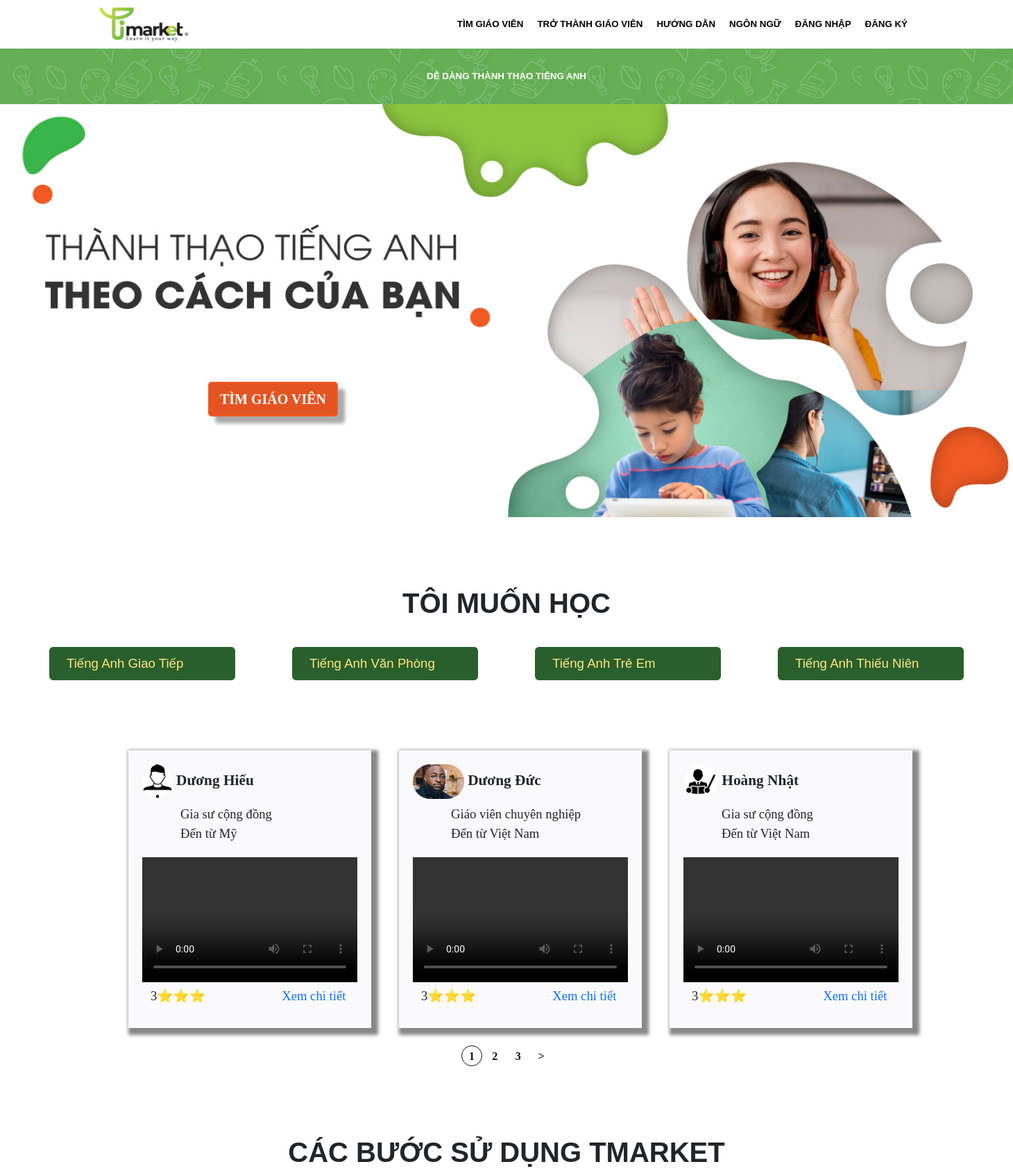
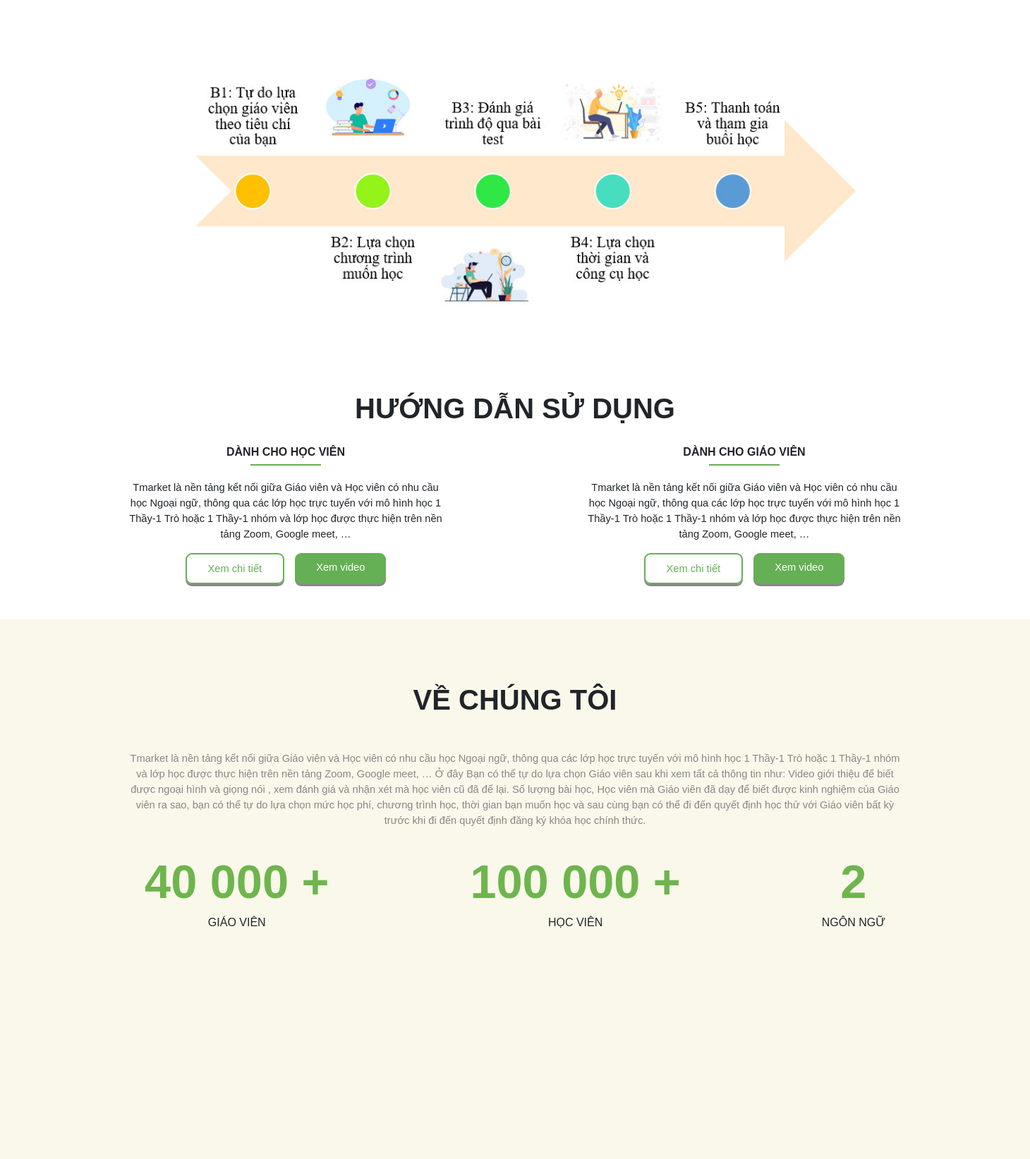
The app's page /user/index.php (upper part) with its own data (2 pictures, top to bottom).
### tables this page shows
CREATE TABLE `giaovien` (
  `id` int(11) NOT NULL,
  `hoten` varchar(100) NOT NULL,
  `email` varchar(100) NOT NULL,
  `sodienthoai` int(11) NOT NULL,
  `theloaigiaovien` int(11) NOT NULL,
  `quocgia` varchar(10) NOT NULL,
  `gioitinh` int(11) NOT NULL,
  `vitien` int(11) NOT NULL,
  `diachi` varchar(255) NOT NULL,
  `timezone` varchar(10) NOT NULL,
  `idcongcudayhoc` int(11) NOT NULL,
  `linkdayhoc` varchar(255) NOT NULL,
  `gioithieubanthan1` text NOT NULL,
  `gioithieubanthan2` text NOT NULL,
  `gioithieubanthan3` text NOT NULL,
  `imgprofile` varchar(255) NOT NULL,
  `taikhoan` int(11) NOT NULL,
  `video` varchar(100) NOT NULL,
  `idcard1` varchar(100) NOT NULL,
  `idcard2` varchar(100) NOT NULL,
  `chungchi1` varchar(100) NOT NULL,
  `chungchi2` varchar(100) NOT NULL,
  `congcu1` varchar(100) NOT NULL,
  `congcu2` varchar(100) NOT NULL,
  `congcu3` varchar(100) NOT NULL,
  `congcu4` varchar(100) NOT NULL
);

CREATE TABLE `theloaigiaovien` (
  `id` int(11) NOT NULL,
  `tentheloai` varchar(255) NOT NULL
);

CREATE TABLE `quocgia` (
  `id` varchar(10) NOT NULL,
  `quocgia` varchar(100) NOT NULL
);

### user/index.php (the view, shortened to what this page needs)
<?php
	include("connect.php");
	$pageSize=3;
	$pageNum = 1;
	$startRow = ($pageNum-1) * $pageSize;
	$sql = "SELECT giaovien.* ,theloaigiaovien.tentheloai as tentl ,quocgia.quocgia as tenqg
                FROM giaovien,theloaigiaovien,quocgia
                WHERE giaovien.theloaigiaovien = theloaigiaovien.id
                and giaovien.quocgia = quocgia.id LIMIT $startRow,$pageSize";
	$data = $conn->query($sql);
	$sql = "SELECT COUNT(*) FROM theloaikhoahoc";
	$kq = $conn->query($sql);
	$r = $kq->fetch();
	$tongSoRecord = $r[0];
	$tongSoTrang = ceil($tongSoRecord/$pageSize);
	$from = $pageNum-2; if($from < 1){ $from=1;}
	$to = $pageNum+2; if($to>$tongSoTrang){ $to=$tongSoTrang;}
	$pageNext = $pageNum+1;
?>
<!DOCTYPE html>
<html>
<head>
    <link rel="stylesheet" href="https://cdnjs.cloudflare.com/ajax/libs/font-awesome/5.13.0/css/all.min.css">
 	<link rel="stylesheet" href="https://stackpath.bootstrapcdn.com/font-awesome/4.7.0/css/font-awesome.min.css">
	<link rel="stylesheet" type="text/css" href="css/bootstrap.min.css">
    <link rel="stylesheet" type="text/css" href="style/index.css">
    <link rel="stylesheet" type="text/css" href="style/header.css">
    <link rel="stylesheet" type="text/css" href="style/footer.css">
</head>
<body>
	<header>
		<div class="menu container">
            <a class="logo" href="index.php">
                <img class="logo-market" src="img/logo-market.png">
            </a>
            <ul class="nav">
                <li class="nav-item"><a class="nav-link" href="timgiaovien.php">Tìm giáo viên</a></li>
                <li class="nav-item"><a class="nav-link" href="trothanhgiaovien.php">Trở thành giáo viên</a></li>
                <li class="nav-item"><a class="nav-link" href="#">Hướng dẫn</a>
                </li>
                <li class="nav-item"><a class="nav-link" href="#">Ngôn ngữ</a>
                </li>
                <li class="nav-item"><a class="nav-link" href="dangnhap.php">Đăng nhập</a></li>
                <li class="nav-item"><a class="nav-link" href="dangky.php">Đăng ký</a></li>
            </ul>
        </div>
	</header>
	<div id="content">
		<div class="slogan">
			<label >Dễ dàng thành thạo tiếng anh</label>
		</div>
		<div class="timgv">
			<a href="timgiaovien.php">
				<input type="submit" name="" value="Tìm giáo viên">
			</a>
			<img src="img/anh banner.jpg">
		</div>
		<div class="muonhoc">
			<h1>TÔI MUỐN HỌC</h1>
			<ul class="nav">
				<li class="nav-item">
					<a class="nav-link" href="#">Tiếng Anh Giao Tiếp</a>
				</li>
				<li class="nav-item">
					<a class="nav-link" href="#">Tiếng Anh Văn Phòng</a>
				</li>
				<li class="nav-item">
					<a class="nav-link" href="#">Tiếng Anh Trẻ Em</a>
				</li>
				<li class="nav-item">
					<a class="nav-link" href="#">Tiếng Anh Thiếu Niên</a>
				</li>
			</ul>
		</div>
		<div class ="dsgv">
			<div class="gv">
				<?php foreach ($data as $row): ?>
					<div class="giaovien">
						<h6><img src="../teacher/<?php echo $row['imgprofile']?>">           <?php echo $row['hoten']?></h6>
						<h7><?php echo $row['tentl']?></h7>
						<br>
						<h7>Đến từ <?php echo $row['tenqg']?></h7>
						<br>
						<video width="330" height="200" controls>
						  <source src="../teacher/<?php echo $row['video']?>" type="video/mp4">
						</video>
						<ul>
							<li class="cot1">3⭐⭐⭐</li>
							<li class="cot2"><a href="dangnhap.php">Xem chi tiết</a></li>
						</ul>
					</div>
				<?php endforeach ?>
			</div>
			<div class="product__pagination">
				<?php for($i=$from;$i<=$to;$i++){?>
					<?php if($i==$pageNum){?>
						<a class="active" href="index.php?pageNum=<?php echo $i?>"><?php echo $i?></a>
					<?php } else {?>
						<a href="index.php?pageNum=<?php echo $i?>"><?php echo $i?></a>
	        		<?php }?>
	        	<?php }?>
	        	<?php if($pageNum<$tongSoTrang){?>
					<a href="index.php?pageNum=<?php echo $pageNext?>"> > </a>
				<?php }?>
	        </div>
		</div>
		<div class="cacbuocsd">
			<h1>CÁC BƯỚC SỬ DỤNG TMARKET</h1>
			<img src="img/hdsd.jpg">
		</div>
		<div class="huongdansd">
			<h1>HƯỚNG DẪN SỬ DỤNG</h1>
			<div class="danhcho">
				<div class="hocvien">
					<h6>DÀNH CHO HỌC VIÊN</h6>
					<div class="vien"></div>
					<p>Tmarket là nền tảng kết nối giữa Giáo viên và Học viên có nhu cầu học Ngoại ngữ, thông qua các lớp học trực tuyến với mô hình học 1 Thầy-1 Trò hoặc 1 Thầy-1 nhóm và lớp học được thực hiện trên nền tảng Zoom, Google meet, …</p>
					<div class="nut">
						<a class="ct" href="huongdanwithhv.php">Xem chi tiết</a>
						<a class="vd" href="#">Xem video</a>
					</div>
				</div>
				<div class="giaovien">
					<h6>DÀNH CHO GIÁO VIÊN</h6>
					<div class="vien"></div>
					<p>Tmarket là nền tảng kết nối giữa Giáo viên và Học viên có nhu cầu học Ngoại ngữ, thông qua các lớp học trực tuyến với mô hình học 1 Thầy-1 Trò hoặc 1 Thầy-1 nhóm và lớp học được thực hiện trên nền tảng Zoom, Google meet, …</p>
					<div class="nut">
						<a class="ct" href="huongdanwithgv.php">Xem chi tiết</a>
						<a class="vd" href="#">Xem video</a>
					</div>
				</div>
			</div>
		</div>
		<div class="vechungtoi">
			<h1>VỀ CHÚNG TÔI</h1>
			<p>Tmarket là nền tảng kết nối giữa Giáo viên và Học viên có nhu cầu học Ngoại ngữ, thông qua các lớp học trực tuyến với mô hình học 1 Thầy-1 Trò hoặc 1 Thầy-1 nhóm và lớp học được thực hiện trên nền tảng Zoom, Google meet, … Ở đây Bạn có thể tự do lựa chọn Giáo viên sau khi xem tất cả thông tin như: Video giới thiệu để biết được ngoại hình và giọng nói , xem đánh giá và nhận xét mà học viên cũ đã để lại. Số lượng bài học, Học viên mà Giáo viên đã dạy để biết được kinh nghiệm của Giáo viên ra sao, bạn có thể tự do lựa chọn mức học phí, chương trình học, thời gian bạn muốn học và sau cùng bạn có thể đi đến quyết định học thử với Giáo viên bất kỳ trước khi đi đến quyết định đăng ký khóa học chính thức.</p>
			<div class="soluong">
				<div class="cot">
					<h2>40 000 +</h2>
					<h6>GIÁO VIÊN</h6>
				</div>
				<div class="cot">
					<h2>100 000 +</h2>
					<h6>HỌC VIÊN</h6>
				</div>
				<div class="cot">
					<h2>2</h2>
					<h6>NGÔN NGỮ</h6>
				</div>
			</div>
		</div>
		<div class="baihoctgv">
		</div>
	</div>
</body>
</html>

### user/style/index.css (style rules this page uses)
* { padding: 0; margin: 0; }
a { text-decoration: none; }
body { font-family:sans-serif; font-size: 10pt; }
header { top: 0; left: 0; width: 100%; border-bottom: 1px solid #65af54; padding: 10px 0px; background: white; }
.slogan { background-image: url(../img/Group71.png); height: 80px; display: flex; align-items: center; justify-content: center; }
.slogan label { color:white; text-transform: uppercase; font-weight: bold; }
#content .timgv img { width: 100%; height: 595px; }
.timgv input { font-family: "Lexend" !important; position: absolute; text-transform: uppercase; font-weight: bold; width: auto; font-size: 15pt; padding: 5px 15px; height: 50px; margin-top: 400px; margin-left: 300px; background-color: #e45422; color:white; border: 2px solid #f15a25; border-radius: 5px; box-shadow: 10px 10px 5px #aaaaaa; }
.muonhoc { padding: 100px 0px; }
.muonhoc h1 { display: flex; justify-content: center; font-weight: bold; }
.muonhoc ul { display: flex; justify-content: center; }
.muonhoc .nav-item { background-color: #295F2D; margin: 30px 40px 0px 40px; width: 270px; border: 1px solid white; border-radius: 7px; }
.muonhoc .nav-link { font-size: 14pt; padding: 10px 25px; color: #FFE67C; }
.cacbuocsd h1 { display: flex; justify-content: center; font-weight: bold; }
.cacbuocsd img { display: block; margin-left: auto; margin-right: auto; height: 500px; width: 1000px; }
.dsgv .gv .giaovien { background-color: #fafafc; box-shadow: 5px 5px 5px 5px #888888; width: 350px; height: 400px; }
.dsgv .gv .giaovien h6, .dsgv .gv .giaovien h7, .dsgv .gv .giaovien video { padding-top: 20px; padding-left: 20px; }
.dsgv .gv { display: flex; justify-content: center; }
.dsgv .gv .giaovien { margin-left: 40px; }
.dsgv { font-family: "Lexend" !important; }
.dsgv ul { display: flex; }
.dsgv ul .cot2 { margin-left: 110px; }
.dsgv img { border-radius: 30px; }
.dsgv h7 { margin-left: 55px; font-size: 14pt; }
.dsgv h6 { padding-left: 5px; font-weight: bold; font-size: 16pt; }
.dsgv .gv .giaovien li { font-size: 14pt; }
.dsgv .product__pagination { padding-top: 25px; text-align: center; }
.dsgv .product__pagination a { display: inline-block; font-size: 16px; font-weight: 700; color: #111111; height: 30px; width: 30px; border: 1px solid transparent; border-radius: 50%; line-height: 30px; text-align: center; }
.dsgv .product__pagination a.active { border-color: #111111; }
.cacbuocsd { margin-top: 100px; }
.huongdansd { padding: 50px 0px; }
.huongdansd h1 { display: flex; justify-content: center; font-weight: bold; }
.huongdansd .danhcho { display: flex; justify-content: center; }
.huongdansd .hocvien { margin: 20px 100px 0px 100px; width: 450px; }
.huongdansd .giaovien { margin: 20px 100px 0px 100px; width: 450px; }
.huongdansd h6 { display: flex; justify-content: center; font-weight: bold; }
.huongdansd .vien { margin-left: 175px; margin-bottom: 20px; border-bottom:2px solid #65af54; width: 100px; }
.huongdansd p { text-align: center; font-size: 11pt; }
.huongdansd .nut { display: flex; justify-content: center; }
.huongdansd .nut .ct { padding: 9px 30px; color: #65af54; border: 2px solid #65af54; border-radius: 9px; font-size: 11pt; margin-right: 15px; box-shadow: 0px 3px #888888; }
.huongdansd .nut .vd { padding: 9px 30px; color: #ffffff; background-color: #65af54; border-radius: 9px; font-size: 11pt; box-shadow: 0px 3px #888888; }
.vechungtoi { padding: 50px 100px; background-color: #faf8eb; }
.vechungtoi h1 { display: flex; justify-content: center; text-align: center; font-weight: bold; padding: 40px 0px; }
.vechungtoi p { display: flex; justify-content: center; text-align: center; color: #878787; padding: 0px 80px; font-size: 11pt; }
.vechungtoi .soluong { display: flex; justify-content: center; }
.vechungtoi .soluong .cot { padding: 20px 100px; }
.vechungtoi .soluong .cot h2 { display: flex; justify-content: center; color: #6eb54d; font-size: 50pt; font-weight: bold; }
.vechungtoi .soluong .cot h6 { display: flex; justify-content: center; }
.baihoctgv { background-color: #faf8eb; padding-top: 200px; }
img { height: 50px; }

### records on screen
giaovien: imgprofile (picture), hoten "Dương Hiếu", theloaigiaovien.tentheloai "Gia sư cộng đồng", quocgia.quocgia "Mỹ"
giaovien: imgprofile (picture), hoten "Dương Đức", theloaigiaovien.tentheloai "Giáo viên chuyên nghiệp", quocgia.quocgia "Việt Nam"
giaovien: imgprofile (picture), hoten "Hoàng Nhật", theloaigiaovien.tentheloai "Gia sư cộng đồng", quocgia.quocgia "Việt Nam"
